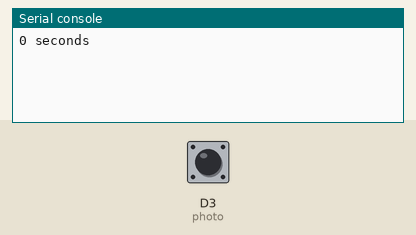
Simulated run of this program. Board: CircuitPython board. Shown: the last lines printed to the serial console. The test bench sets the inputs (shaded band); at power-on: D3 (photo) HIGH.

Above: at 1.2 s.
1.3 s: D3 (photo) pulled LOW for 0.15 s
At 2.2 s:
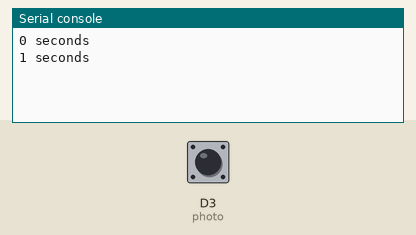
2.9 s: D3 (photo) pulled LOW for 1 s
At 4.7 s:
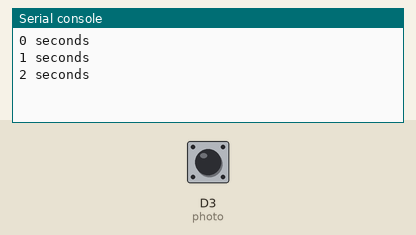
5.4 s: D3 (photo) pulled LOW for 3.2 s
At 9.5 s:
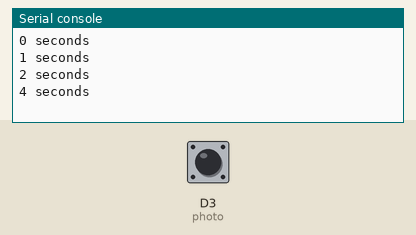
Timing chart, 0 to 11.0 s (numbered marks = the images above; inputs shaded):
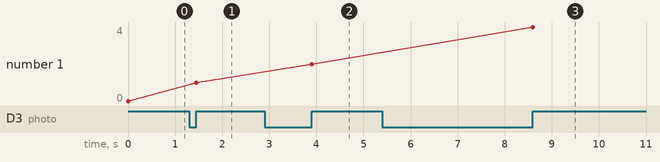

Measured:
- after the input at 1.3 s, the serial console: prints a new line after 0.15 s (image 1)
- after the input at 2.9 s, the serial console: prints a new line after 1.0 s (image 2)
- after the input at 5.4 s, the serial console: prints a new line after 3.2 s (image 3)
- plotted number 1: 0 → 1 after the input at 1.3 s, 1 → 2 after the input at 2.9 s, 2 → 4 after the input at 5.4 s

The program:

photo_time.py
```python
# Carolina Chao
# Photointerrupter Time - 9/26/2023
# Calculate time between interrupts

import time
import board
import digitalio

photo = digitalio.DigitalInOut(board.D3)    # photointerrupter connected to digital pin 3
photo.direction = digitalio.Direction.INPUT      # set photointerrupter as a digital input
photo.pull = digitalio.Pull.UP         # set direction of pin pull using internal resistor on Metro board

state = 0    # last interrupt state
counter = 0     # number of interrupts
last = 0
t = 0


while True:

    if photo.value == False and counter > 0:    # if not currently interrupted and has been interrupted
        state = 0       # reset interrupt state to not previously interrupted

    if state == 0:      # if previously uninterrupted
        if photo.value == True:     # if currently interrupted...
            t = int(time.monotonic() - last)
            print(t, "seconds")
            last = time.monotonic()
            counter = counter + 1   # add to counter
            state = 1       # set state to previously interrupted
```
